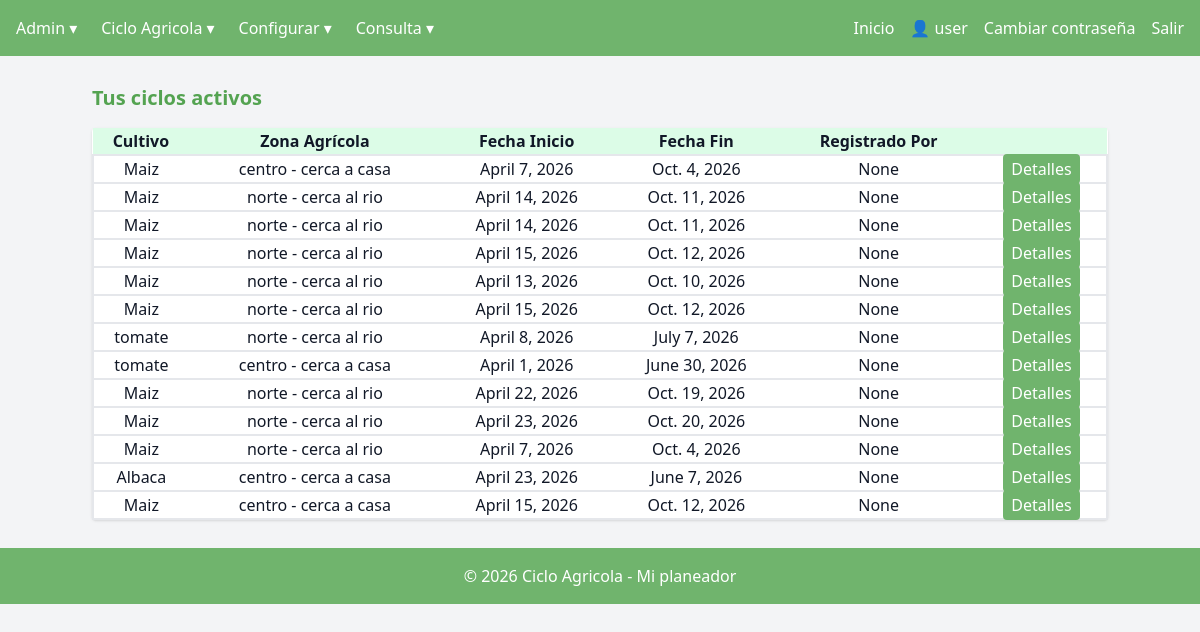
The app's page /calendario_ciclo/ (signed in), older data.
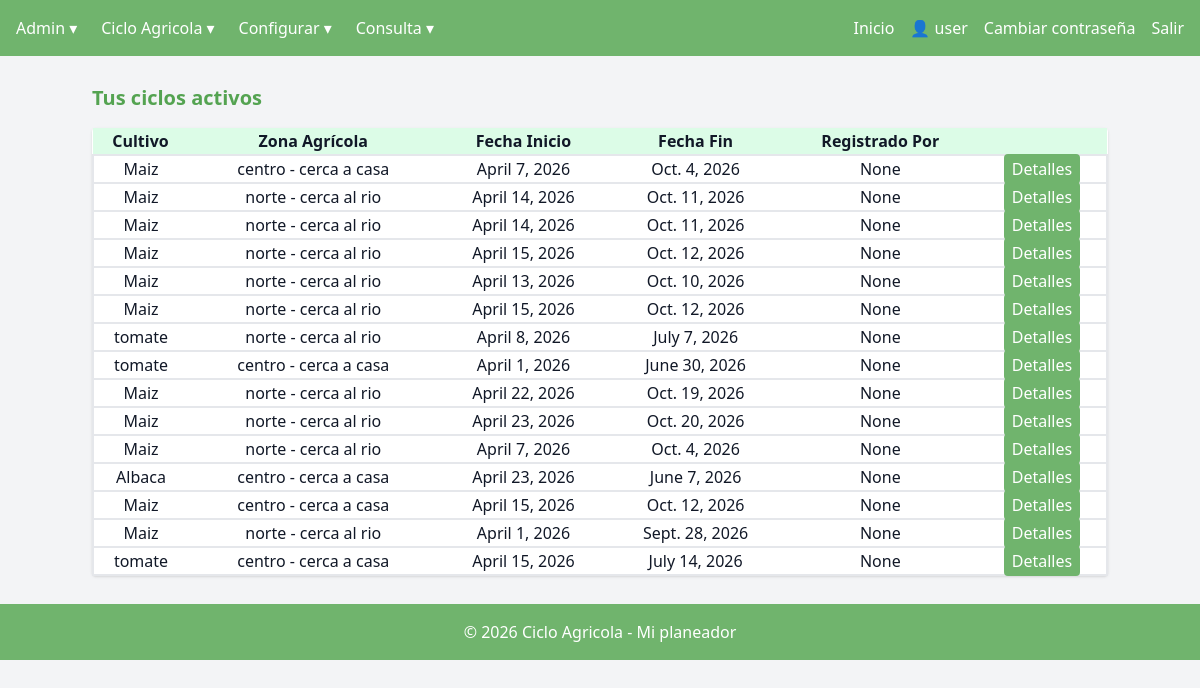
The same page, newer data.
### managecultivo/models.py (models this page shows, shortened)
class Ciclo(models.Model):
    id_ciclo = models.BigAutoField(primary_key=True)
    id_cultivo = models.ForeignKey(Cultivo, on_delete=models.CASCADE, related_name="fk_ciclo1")
    id_zonaagricola = models.ForeignKey(ZonaAgricola, on_delete=models.CASCADE, related_name="fk_ciclo2")
    fecha_inicio = models.DateField()
    fecha_fin = models.DateField()
    cantidad_produccion = models.FloatField(help_text="Cantidad cosechada en Kg")
    registrado_por = models.ForeignKey(User, on_delete=models.SET_NULL, null=True, blank=True, related_name="fk_ciclo3")

class Cultivo(models.Model):
    id_cultivo = models.BigAutoField(primary_key=True)
    descripcion = models.CharField(max_length=50)
    tiempo_agricola = models.IntegerField(help_text="Tiempo en días")
    registrado_por = models.ForeignKey(User, on_delete=models.SET_NULL, null=True, blank=True, related_name="fk_Cultivo")
    def __str__(self):
        return self.descripcion

class ZonaAgricola(models.Model):
    id_zonaagricola = models.BigAutoField(primary_key=True)
    nombre = models.CharField(max_length=50)
    ubicacion = models.CharField(max_length=50)
    direccion = models.CharField(max_length=100)
    registrado_por = models.ForeignKey(User, on_delete=models.SET_NULL, null=True, blank=True, related_name="fk_ZonaAgricola")
    def __str__(self):
        return f"{self.nombre} - {self.ubicacion}"

### managecultivo/views/v_calendario_ciclo.py (the view)
# urls.py: path("calendario_ciclo/", views.calendario_ciclo, name="calendario_ciclo"),
@login_required
def calendario_ciclo(request):
    context = {
        "ciclos": Ciclo.objects.all()
    }
    return render(request, 'calendario_ciclo.html', context)

### managecultivo/templatetags/grupos.py (called while the page is built)
@register.filter(name='has_group')
def has_group(user, group_name):
    return user.groups.filter(name=group_name).exists()

### managecultivo/templates/calendario_ciclo.html
{% extends "base_dashboard.html" %}
{% block dashboard_content %}
<h2 class="text-xl font-bold mb-4 text-[var(--focus)]">Tus ciclos activos</h2>
<table class="w-full bg-white shadow rounded text-center py-1">
    <tr class="bg-green-100">
        <th class="align-middle">Cultivo</th>
        <th class="align-middle">Zona Agrícola</th>
        <th class="align-middle">Fecha Inicio</th>
        <th class="align-middle">Fecha Fin</th>
        <th class="align-middle">Registrado Por</th>
        <th class="align-middle"></th>
    </tr>
    {% for ciclo in ciclos %}
    <tr class="my-1 border-solid border-2">
        <td class="align-middle">{{ ciclo.id_cultivo }}</td>
        <td class="align-middle">{{ ciclo.id_zonaagricola }}</td>
        <td class="align-middle">{{ ciclo.fecha_inicio }}</td>
        <td class="align-middle">{{ ciclo.fecha_fin }}</td>
        <td class="align-middle">{{ ciclo.registrado_por }}</td>
        <td class="align-middle">
        <a href="{% url 'ajustar_ciclo' ciclo.id_ciclo %}"
            class="bg-[var(--primary)] hover:bg-[var(--focus)] text-[var(--secondary)] px-2 py-1 rounded my-2">
            Detalles
        </a>
        </td>
    </tr>
    {% endfor %}
</table>
{% endblock %}

Row changes from the older to the newer data that the page shows:
added Ciclo: id_cultivo "Maiz", id_zonaagricola "norte - cerca al rio", fecha_inicio "April 1, 2026", fecha_fin "Sept. 28, 2026", registrado_por "None"
added Ciclo: id_cultivo "tomate", id_zonaagricola "centro - cerca a casa", fecha_inicio "April 15, 2026", fecha_fin "July 14, 2026", registrado_por "None"
